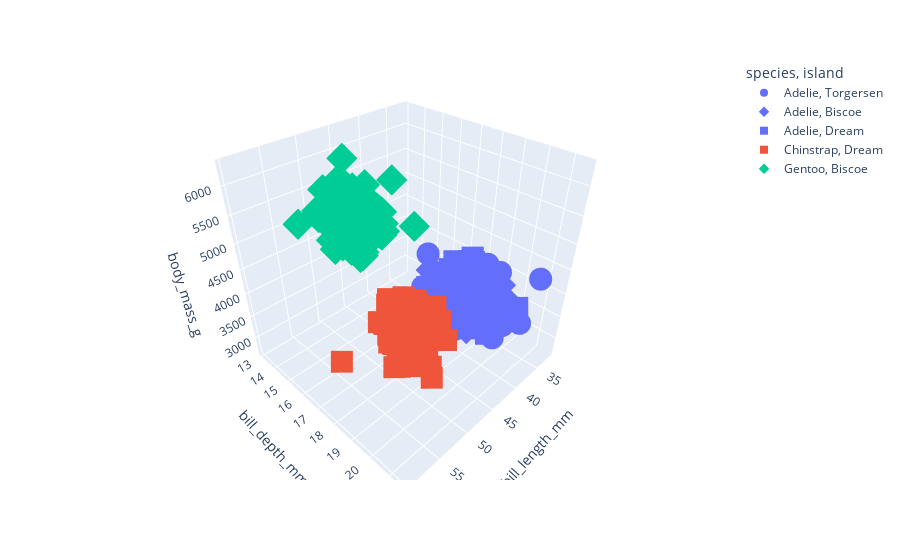

The code cell stored with this chart in its notebook:
### Code cell
px.scatter_3d(data_frame=penguins,
              x="bill_length_mm",
              y = "bill_depth_mm",
              z= "body_mass_g",
              color="species",
              symbol="island")
